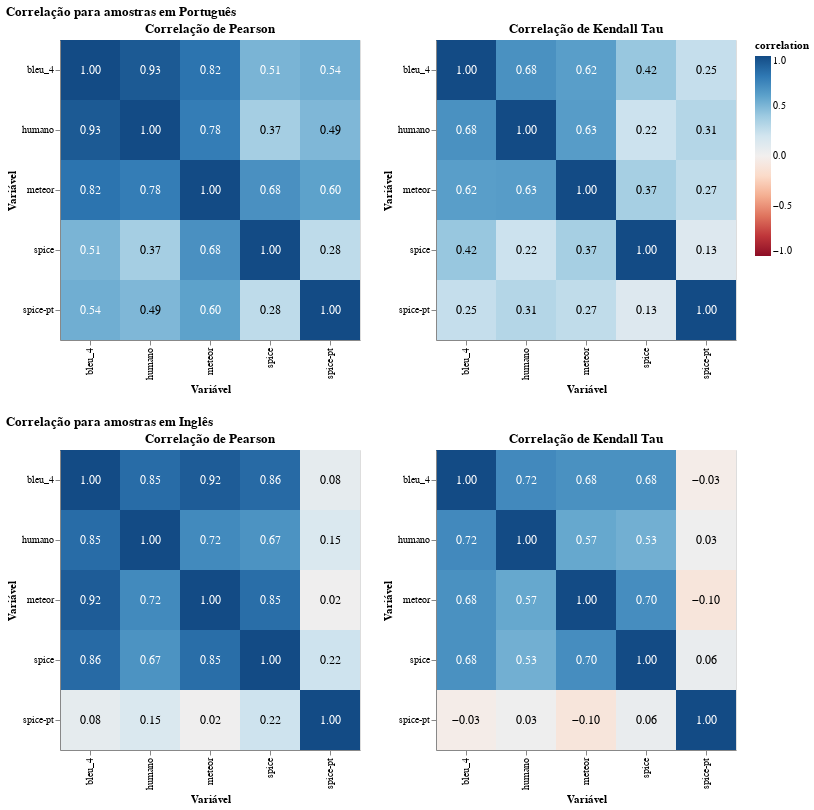

The cell this chart's notebook holds for it:
### Code cell
corr_chart_pt = alt.hconcat(heatmap_pearson_pt, heatmap_kendall_pt).properties(title="Correlação para amostras em Português")
corr_chart_eng = alt.hconcat(heatmap_pearson_eng, heatmap_kendall_eng).properties(
    title="Correlação para amostras em Inglês"
)

chart_corr = alt.vconcat(corr_chart_pt, corr_chart_eng)
chart_corr

### Figure 1 — Vega-Lite specification as saved in the notebook (floating-point values rounded to 4 significant figures)
{"config": {"view": {"continuousWidth": 300, "continuousHeight": 300}}, "vconcat": [{"hconcat": [{"layer": [{"mark": {"type": "rect"}, "encoding": {"color": {"field": "correlation", "scale": {"domain": [-1, 1], "scheme": "redblue"}, "type": "quantitative"}, "tooltip": [{"field": "x", "type": "nominal"}, {"field": "y", "type": "nominal"}, {"field": "correlation", "format": ".2f", "type": "quantitative"}], "x": {"field": "x", "title": "Variável", "type": "nominal"}, "y": {"field": "y", "title": "Variável", "type": "nominal"}}, "title": "Correlação de Pearson"}, {"mark": {"type": "text", "baseline": "middle", "fontSize": 12}, "encoding": {"color": {"condition": {"test": "(datum.correlation > 0.5)", "value": "white"}, "value": "black"}, "text": {"field": "correlation", "format": ".2f", "type": "quantitative"}, "tooltip": [{"field": "x", "type": "nominal"}, {"field": "y", "type": "nominal"}, {"field": "correlation", "format": ".2f", "type": "quantitative"}], "x": {"field": "x", "title": "Variável", "type": "nominal"}, "y": {"field": "y", "title": "Variável", "type": "nominal"}}, "title": "Correlação de Pearson"}], "data": {"name": "data-a256fc55777d6571dd5c7968b54ea140"}, "height": 300, "width": 300}, {"layer": [{"mark": {"type": "rect"}, "encoding": {"color": {"field": "correlation", "scale": {"domain": [-1, 1], "scheme": "redblue"}, "type": "quantitative"}, "tooltip": [{"field": "x", "type": "nominal"}, {"field": "y", "type": "nominal"}, {"field": "correlation", "format": ".2f", "type": "quantitative"}], "x": {"field": "x", "title": "Variável", "type": "nominal"}, "y": {"field": "y", "title": "Variável", "type": "nominal"}}, "title": "Correlação de Kendall Tau"}, {"mark": {"type": "text", "baseline": "middle", "fontSize": 12}, "encoding": {"color": {"condition": {"test": "(datum.correlation > 0.5)", "value": "white"}, "value": "black"}, "text": {"field": "correlation", "format": ".2f", "type": "quantitative"}, "tooltip": [{"field": "x", "type": "nominal"}, {"field": "y", "type": "nominal"}, {"field": "correlation", "format": ".2f", "type": "quantitative"}], "x": {"field": "x", "title": "Variável", "type": "nominal"}, "y": {"field": "y", "title": "Variável", "type": "nominal"}}, "title": "Correlação de Kendall Tau"}], "data": {"name": "data-bccd1342b589ed7ed1c5bb3096cb83d0"}, "height": 300, "width": 300}], "title": "Correlação para amostras em Português"}, {"hconcat": [{"layer": [{"mark": {"type": "rect"}, "encoding": {"color": {"field": "correlation", "scale": {"domain": [-1, 1], "scheme": "redblue"}, "type": "quantitative"}, "tooltip": [{"field": "x", "type": "nominal"}, {"field": "y", "type": "nominal"}, {"field": "correlation", "format": ".2f", "type": "quantitative"}], "x": {"field": "x", "title": "Variável", "type": "nominal"}, "y": {"field": "y", "title": "Variável", "type": "nominal"}}, "title": "Correlação de Pearson"}, {"mark": {"type": "text", "baseline": "middle", "fontSize": 12}, "encoding": {"color": {"condition": {"test": "(datum.correlation > 0.5)", "value": "white"}, "value": "black"}, "text": {"field": "correlation", "format": ".2f", "type": "quantitative"}, "tooltip": [{"field": "x", "type": "nominal"}, {"field": "y", "type": "nominal"}, {"field": "correlation", "format": ".2f", "type": "quantitative"}], "x": {"field": "x", "title": "Variável", "type": "nominal"}, "y": {"field": "y", "title": "Variável", "type": "nominal"}}, "title": "Correlação de Pearson"}], "data": {"name": "data-1c1e665cd5036352c1b0d1caae0df8c7"}, "height": 300, "width": 300}, {"layer": [{"mark": {"type": "rect"}, "encoding": {"color": {"field": "correlation", "scale": {"domain": [-1, 1], "scheme": "redblue"}, "type": "quantitative"}, "tooltip": [{"field": "x", "type": "nominal"}, {"field": "y", "type": "nominal"}, {"field": "correlation", "format": ".2f", "type": "quantitative"}], "x": {"field": "x", "title": "Variável", "type": "nominal"}, "y": {"field": "y", "title": "Variável", "type": "nominal"}}, "title": "Correlação de Kendall Tau"}, {"mark": {"type": "text", "baseline": "middle", "fontSize": 12}, "encoding": {"color": {"condition": {"test": "(datum.correlation > 0.5)", "value": "white"}, "value": "black"}, "text": {"field": "correlation", "format": ".2f", "type": "quantitative"}, "tooltip": [{"field": "x", "type": "nominal"}, {"field": "y", "type": "nominal"}, {"field": "correlation", "format": ".2f", "type": "quantitative"}], "x": {"field": "x", "title": "Variável", "type": "nominal"}, "y": {"field": "y", "title": "Variável", "type": "nominal"}}, "title": "Correlação de Kendall Tau"}], "data": {"name": "data-d4efa983e90d06f867fc8893a01de3e5"}, "height": 300, "width": 300}], "title": "Correlação para amostras em Inglês"}], "$schema": "https://vega.github.io/schema/vega-lite/v5.20.1.json", "datasets": {"data-a256fc55777d6571dd5c7968b54ea140": [{"x": "bleu_4", "y": "bleu_4", "correlation": 1.0}, {"x": "meteor", "y": "bleu_4", "correlation": 0.8187}, {"x": "spice", "y": "bleu_4", "correlation": 0.5098}, {"x": "spice-pt", "y": "bleu_4", "correlation": 0.5399}, {"x": "humano", "y": "bleu_4", "correlation": 0.9345}, {"x": "bleu_4", "y": "meteor", "correlation": 0.8187}, {"x": "meteor", "y": "meteor", "correlation": 1.0}, {"x": "spice", "y": "meteor", "correlation": 0.684}, {"x": "spice-pt", "y": "meteor", "correlation": 0.5997}, {"x": "humano", "y": "meteor", "correlation": 0.7783}, {"x": "bleu_4", "y": "spice", "correlation": 0.5098}, {"x": "meteor", "y": "spice", "correlation": 0.684}, {"x": "spice", "y": "spice", "correlation": 1.0}, {"x": "spice-pt", "y": "spice", "correlation": 0.2769}, {"x": "humano", "y": "spice", "correlation": 0.3704}, {"x": "bleu_4", "y": "spice-pt", "correlation": 0.5399}, {"x": "meteor", "y": "spice-pt", "correlation": 0.5997}, {"x": "spice", "y": "spice-pt", "correlation": 0.2769}, {"x": "spice-pt", "y": "spice-pt", "correlation": 1.0}, {"x": "humano", "y": "spice-pt", "correlation": 0.494}, {"x": "bleu_4", "y": "humano", "correlation": 0.9345}, {"x": "meteor", "y": "humano", "correlation": 0.7783}, {"x": "spice", "y": "humano", "correlation": 0.3704}, {"x": "spice-pt", "y": "humano", "correlation": 0.494}, {"x": "humano", "y": "humano", "correlation": 1.0}], "data-bccd1342b589ed7ed1c5bb3096cb83d0": [{"x": "bleu_4", "y": "bleu_4", "correlation": 1.0}, {"x": "meteor", "y": "bleu_4", "correlation": 0.6167}, {"x": "spice", "y": "bleu_4", "correlation": 0.4167}, {"x": "spice-pt", "y": "bleu_4", "correlation": 0.25}, {"x": "humano", "y": "bleu_4", "correlation": 0.6824}, {"x": "bleu_4", "y": "meteor", "correlation": 0.6167}, {"x": "meteor", "y": "meteor", "correlation": 1.0}, {"x": "spice", "y": "meteor", "correlation": 0.3667}, {"x": "spice-pt", "y": "meteor", "correlation": 0.2667}, {"x": "humano", "y": "meteor", "correlation": 0.6271}, {"x": "bleu_4", "y": "spice", "correlation": 0.4167}, {"x": "meteor", "y": "spice", "correlation": 0.3667}, {"x": "spice", "y": "spice", "correlation": 1.0}, {"x": "spice-pt", "y": "spice", "correlation": 0.1333}, {"x": "humano", "y": "spice", "correlation": 0.2213}, {"x": "bleu_4", "y": "spice-pt", "correlation": 0.25}, {"x": "meteor", "y": "spice-pt", "correlation": 0.2667}, {"x": "spice", "y": "spice-pt", "correlation": 0.1333}, {"x": "spice-pt", "y": "spice-pt", "correlation": 1.0}, {"x": "humano", "y": "spice-pt", "correlation": 0.3135}, {"x": "bleu_4", "y": "humano", "correlation": 0.6824}, {"x": "meteor", "y": "humano", "correlation": 0.6271}, {"x": "spice", "y": "humano", "correlation": 0.2213}, {"x": "spice-pt", "y": "humano", "correlation": 0.3135}, {"x": "humano", "y": "humano", "correlation": 1.0}], "data-1c1e665cd5036352c1b0d1caae0df8c7": [{"x": "bleu_4", "y": "bleu_4", "correlation": 1.0}, {"x": "meteor", "y": "bleu_4", "correlation": 0.9231}, {"x": "spice", "y": "bleu_4", "correlation": 0.8606}, {"x": "spice-pt", "y": "bleu_4", "correlation": 0.08326}, {"x": "humano", "y": "bleu_4", "correlation": 0.8535}, {"x": "bleu_4", "y": "meteor", "correlation": 0.9231}, {"x": "meteor", "y": "meteor", "correlation": 1.0}, {"x": "spice", "y": "meteor", "correlation": 0.8464}, {"x": "spice-pt", "y": "meteor", "correlation": 0.01576}, {"x": "humano", "y": "meteor", "correlation": 0.7163}, {"x": "bleu_4", "y": "spice", "correlation": 0.8606}, {"x": "meteor", "y": "spice", "correlation": 0.8464}, {"x": "spice", "y": "spice", "correlation": 1.0}, {"x": "spice-pt", "y": "spice", "correlation": 0.2156}, {"x": "humano", "y": "spice", "correlation": 0.6722}, {"x": "bleu_4", "y": "spice-pt", "correlation": 0.08326}, {"x": "meteor", "y": "spice-pt", "correlation": 0.01576}, {"x": "spice", "y": "spice-pt", "correlation": 0.2156}, {"x": "spice-pt", "y": "spice-pt", "correlation": 1.0}, {"x": "humano", "y": "spice-pt", "correlation": 0.1493}, {"x": "bleu_4", "y": "humano", "correlation": 0.8535}, {"x": "meteor", "y": "humano", "correlation": 0.7163}, {"x": "spice", "y": "humano", "correlation": 0.6722}, {"x": "spice-pt", "y": "humano", "correlation": 0.1493}, {"x": "humano", "y": "humano", "correlation": 1.0}], "data-d4efa983e90d06f867fc8893a01de3e5": [{"x": "bleu_4", "y": "bleu_4", "correlation": 1.0}, {"x": "meteor", "y": "bleu_4", "correlation": 0.6833}, {"x": "spice", "y": "bleu_4", "correlation": 0.6833}, {"x": "spice-pt", "y": "bleu_4", "correlation": -0.03397}, {"x": "humano", "y": "bleu_4", "correlation": 0.7193}, {"x": "bleu_4", "y": "meteor", "correlation": 0.6833}, {"x": "meteor", "y": "meteor", "correlation": 1.0}, {"x": "spice", "y": "meteor", "correlation": 0.7}, {"x": "spice-pt", "y": "meteor", "correlation": -0.1019}, {"x": "humano", "y": "meteor", "correlation": 0.5717}, {"x": "bleu_4", "y": "spice", "correlation": 0.6833}, {"x": "meteor", "y": "spice", "correlation": 0.7}, {"x": "spice", "y": "spice", "correlation": 1.0}, {"x": "spice-pt", "y": "spice", "correlation": 0.05661}, {"x": "humano", "y": "spice", "correlation": 0.5348}, {"x": "bleu_4", "y": "spice-pt", "correlation": -0.03397}, {"x": "meteor", "y": "spice-pt", "correlation": -0.1019}, {"x": "spice", "y": "spice-pt", "correlation": 0.05661}, {"x": "spice-pt", "y": "spice-pt", "correlation": 1.0}, {"x": "humano", "y": "spice-pt", "correlation": 0.02506}, {"x": "bleu_4", "y": "humano", "correlation": 0.7193}, {"x": "meteor", "y": "humano", "correlation": 0.5717}, {"x": "spice", "y": "humano", "correlation": 0.5348}, {"x": "spice-pt", "y": "humano", "correlation": 0.02506}, {"x": "humano", "y": "humano", "correlation": 1.0}]}}
